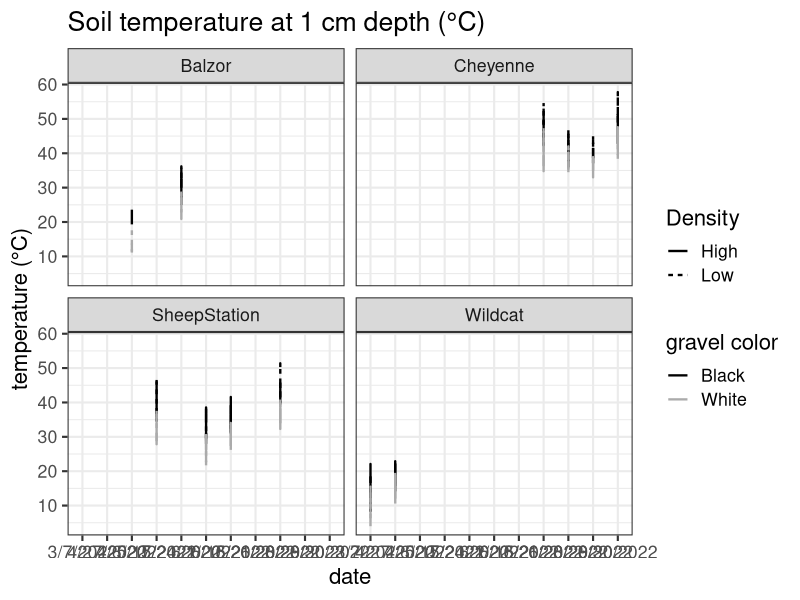
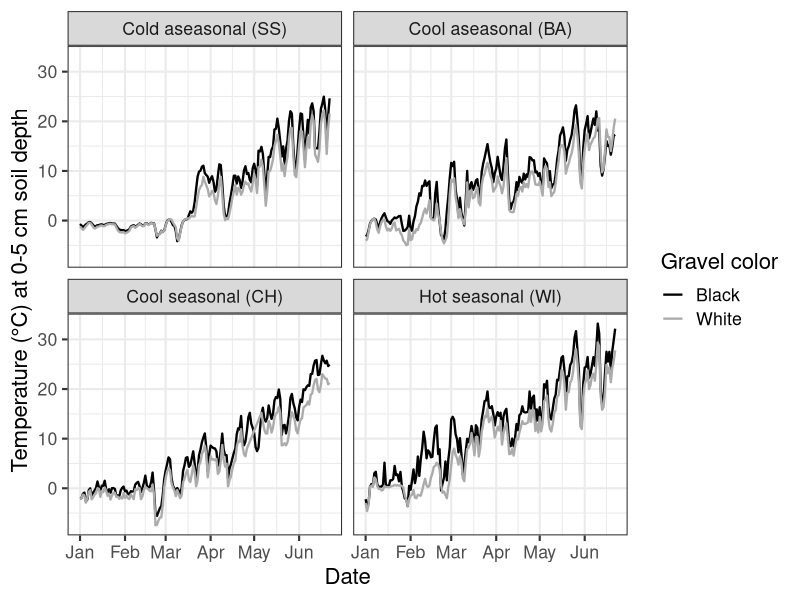
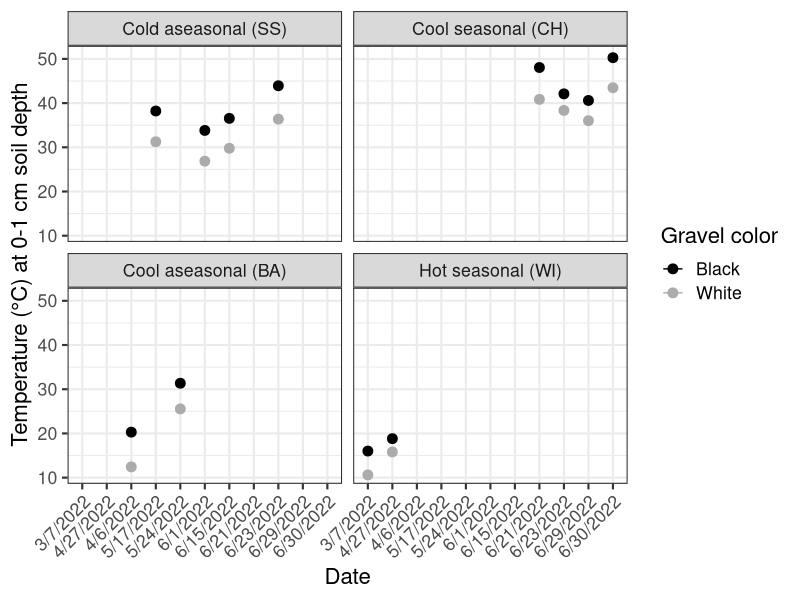

The R source for these figures, in order:
library(tidyverse)

temp_m <- read_csv("data/micrositetemperature.csv")
temp <- read_csv("data/BCtemploggers.csv")

theme_set(theme_bw(base_size = 16))

temp %>%
  filter(Site == "Balzor" & Color == "Black") %>% 
  arrange(Date) %>% 
  print(n = Inf)
# Baltzor data on black gravel goes until Jun-22

# Cut all data to be between Jan-1 and Jun-22
clean_dat <- temp %>% filter(Date >= "2022-01-01" & Date <= "2022-06-22")

clean_dat %>% 
  mutate(Site = case_when(Site == "Balzor" ~ "Cool aseasonal (BA)",
                          Site == "Cheyenne" ~ "Cool seasonal (CH)",
                          Site == "Sheep" ~ "Cold aseasonal (SS)",
                          Site == "Wildcat" ~ "Hot seasonal (WI)")) %>% 
  mutate(Site = factor(Site, levels = c("Cold aseasonal (SS)",
                                        "Cool seasonal (CH)",
                                        "Cool aseasonal (BA)",
                                        "Hot seasonal (WI)"))) %>% 
  mutate(Site = case_when(Site == "Balzor" ~ "Baltzor",
                          T ~ Site)) %>% 
  ggplot(aes(x = Date, y = Temp_C, color = Color)) +
  geom_line(linewidth = 0.8) +
  facet_wrap(~Site) +
  scale_color_manual(values = c("black", "gray67")) +
  labs(y = "Temperature (°C) at 0-5 cm soil depth", x = "Date", color = "Gravel color") -> soil05

png("figs/FigS3_SoilTemp5cm.png", width = 8, height = 6, res = 300, units = "in")
soil05
dev.off()

clean_dat %>% 
  select(Site, Date, Color, Temp_C) %>% 
  spread(key = Color, value = Temp_C) %>% 
  mutate(Diff = Black - White) %>% 
  group_by(Site) %>% 
  summarize(mean_black = mean(Black, na.rm = T),
            sd_black = sd(Black, na.rm = T)/sqrt(n()),
            mean_white = mean(White, na.rm = T),
            sd_white = sd(White, na.rm = T)/sqrt(n()),
            mean_diff = mean(Diff, na.rm = T),
            sd_diff = sd(Diff, na.rm = T)/sqrt(n()))

temp_m %>% 
  ggplot(aes(x = Date, y = SoilT_1cm, color = Color, linetype = Density)) +
  geom_line(linewidth = 0.8) +
  facet_wrap(~Site) +
  scale_color_manual(values = c("black", "gray67")) +
  labs(y = "temperature (°C)", x = "date", color = "gravel color") +
  ggtitle("Soil temperature at 1 cm depth (°C)")

# Update site labels
temp_m %>% 
  mutate(Site = case_when(Site == "Balzor" ~ "Cool aseasonal (BA)",
                          Site == "Cheyenne" ~ "Cool seasonal (CH)",
                          Site == "SheepStation" ~ "Cold aseasonal (SS)",
                          Site == "Wildcat" ~ "Hot seasonal (WI)")) %>% 
  mutate(Site = factor(Site, levels = c("Cold aseasonal (SS)",
                                        "Cool seasonal (CH)",
                                        "Cool aseasonal (BA)",
                                        "Hot seasonal (WI)"))) %>% 
  group_by(Site, Date, Color) %>% 
  summarize(mean = mean(SoilT_1cm, na.rm = T),
            se = sd(SoilT_1cm)/sqrt(n())) %>% 
  ungroup() %>% 
  ggplot(aes(x = Date, y = mean, color = Color)) +
  geom_point(size = 3) +
  facet_wrap(~Site) +
  geom_errorbar(aes(x = Date, ymin = mean - se, ymax = mean + se), width = 0.1) +
  labs(x = "Date", y = "Temperature (°C) at 0-1 cm soil depth",
       color = "Gravel color") +
  scale_color_manual(values = c("black", "gray67")) +
  theme(axis.text.x = element_text(angle = 45, hjust = 1)) -> soil_temp

temp_m %>% 
  group_by(Site, Color) %>% 
  summarize(mean = mean(SoilT_1cm, na.rm = T)) %>% 
  spread(key = Color, value = mean) %>% 
  mutate(diff = Black - White)


png("figs/FigS2_soil_temp.png", width = 8, height = 6, res = 300, units = "in")
soil_temp
dev.off()
